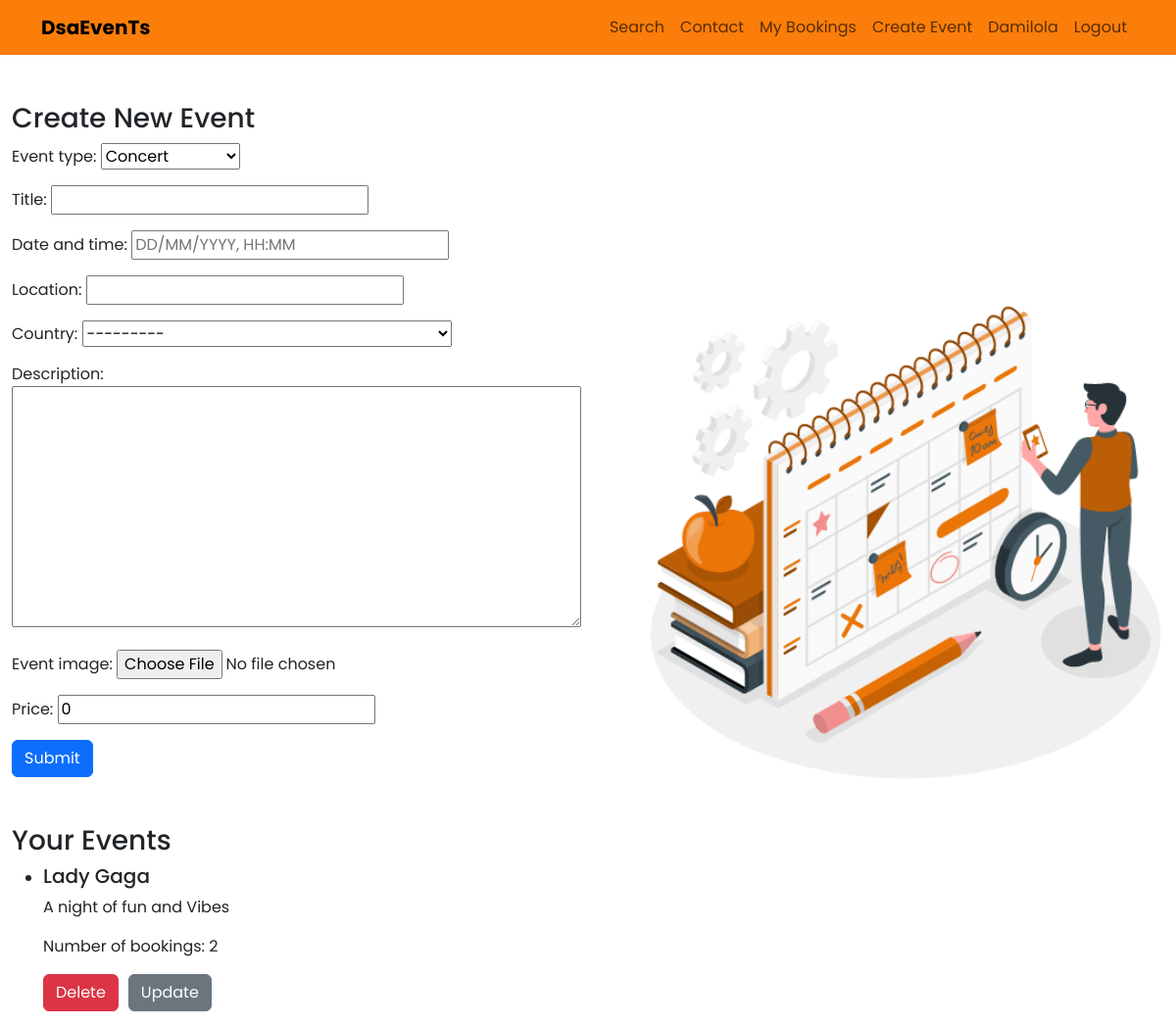
The page /events-submission/ (signed in) on the database its author committed.
### events/models.py (models this page shows)
class Event(models.Model):
    EVENT_TYPE_CHOICES = (
        ('concert', 'Concert'),
        ('music_festival', 'Music Festival'),
        ('workshop', 'Workshop'),
        ('conference', 'Conference'),
        ('exhibition', 'Exhibition'),
        ('album_release', 'Album Release'),
        ('live_stream', 'Live Stream'),
        ('meetup', 'Meetup'),
    )
    event_type = models.CharField(max_length=100, choices=EVENT_TYPE_CHOICES)
    title = models.CharField(max_length=255)
    date_and_time = models.DateTimeField()
    location = models.CharField(max_length=255)
    country = CountryField()
    description = models.TextField()
    event_image = models.ImageField(blank=True)
    price = models.DecimalField(max_digits=10, decimal_places=2, default=0)
    user = models.ForeignKey(User, on_delete=models.CASCADE, default= None)

### events/views.py (the view)
# urls.py: path('events-submission/', views.create_event, name='event-submission'),
@login_required
def create_event(request):
    if request.method == 'POST':
        form = EventForm(request.POST, request.FILES)
        if form.is_valid():
            event = form.save(commit=False)
            if 'event_image' in request.FILES:
                s3_url = upload_to_s3(request.FILES['event_image'], request.FILES['event_image'].name)
                event.event_image = s3_url
            event.user=request.user
            event.save()
            return redirect('homepage')
    else:
        form = EventForm()
    existing_events = Event.objects.filter(user=request.user)
    return render(request, 'events/events_submission.html', {'form': form, 'existing_events': existing_events})

### events/forms.py
class EventForm(forms.ModelForm):
    date_and_time = forms.DateTimeField(input_formats=['%d/%m/%Y, %H:%M'], widget=DateTimeInput(attrs={'placeholder': 'DD/MM/YYYY, HH:MM'}))
    class Meta:
        model = Event
        fields = ['event_type', 'title', 'date_and_time', 'location', 'country', 'description', 'event_image', 'price']
        widgets = {
            'date_and_time': DateTimeLocalInput(),
            'country': forms.Select(choices=[(country.code, country.name) for country in countries]),
        }
    def __init__(self, *args, **kwargs):
        super().__init__(*args, **kwargs)
        self.fields['event_type'].choices = Event.EVENT_TYPE_CHOICES

### templates/events/events_submission.html (shortened to what this page needs)
{% extends 'base.html' %}
{% load static %}
{% block content %}
<div style ="display:flex; justify-content:space-between; align-items:center;">
<div>
    <div class="container mt-5">
    <h3>Create New Event</h3>
    <form method="post" enctype="multipart/form-data">
        {{ form.as_p }}
        <button type="submit" class="btn btn-primary">Submit</button>
    </form>
</div>
    <div class="container mt-5">
    <h3>Your Events</h3>
    {% if existing_events %}
    <ul>
        {% for event in existing_events %}
        <li>
            <h5>{{ event.title }}</h5>
            <p>{{ event.description }}</p>
             <p>Number of bookings: {{ event.bookings.count }}</p>
        <div style="display: flex; flex-direction:row; gap:10px;">
            <form method="post" action="{% url 'delete_event' event.id %}">
                <button type="submit" class="btn btn-danger">Delete</button>
            </form>
            <a href="{% url 'update_event' event.id %}" class="btn btn-secondary">Update</a>
        </div>
        </li>
        {% endfor %}
    </ul>
    {% else %}
    <p>No events submitted yet.</p>
    {% endif %}
</div>
</div>
<div>
     <img src="{% static 'events/images/Schedule.gif' %}" alt="contact Image" class="img-fluid" style="width: 600px;">
</div>
</div>
{% endblock %}

### templates/events/header.html (shortened to what this page needs)
<header class="navbar navbar-expand-lg navbar-light" style="background:#FB7E0A">
    <div class="container">
        <a class="navbar-brand fw-bolder" href="/">DsaEvenTs</a>
        <div class="collapse navbar-collapse justify-content-end" id="navbarNav">
            <ul class="navbar-nav ml-auto">
                <li class="nav-item">
                    <a class="nav-link" href="/all-events/">Search</a>
                </li>
                 <li class="nav-item">
                    <a class="nav-link" href="/contact-us/">Contact</a>
                </li>
                <li class="nav-item">
                    <a   class="nav-link" href="{% url 'my_bookings' %}">My Bookings</a>
                </li>
                   {% if user.is_authenticated %}
                     <li class="nav-item">
                        <a class="nav-link" href="/events-submission/">Create Event</a>
                    </li>
                    <li class="nav-item">
                        <a class="nav-link" href="#">{{ user.username }}</a>
                    </li>
                    <li class="nav-item">
                        <a class="nav-link" href="{% url 'account_logout' %}">Logout</a>
                    </li>
                {% else %}
                    <li class="nav-item">
                        <a class="nav-link" href="{% url 'account_login' %}">Login</a>
                    </li>
                {% endif %}
            </ul>
        </div>
    </div>
</header>

### rows shown on the page
Event: title "Lady Gaga", description "A night of fun and Vibes", bookings.count "2"

### other values the page prints
{{ user.username }} "Damilola"
